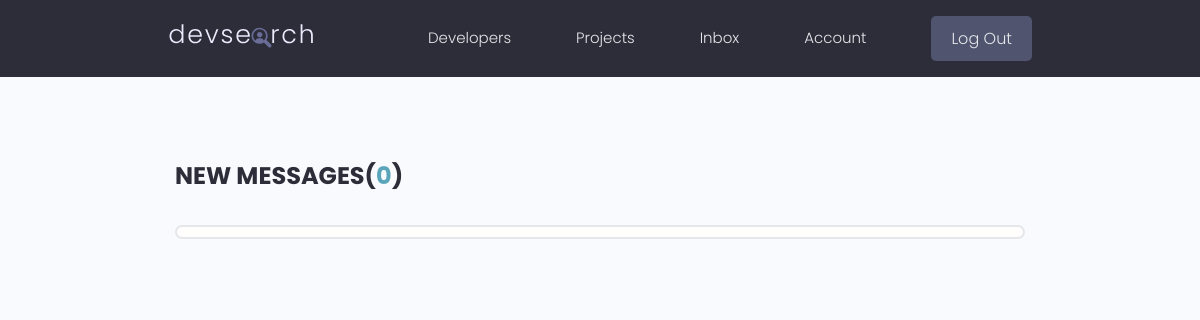
The app's page /inbox/ (signed in), older data.
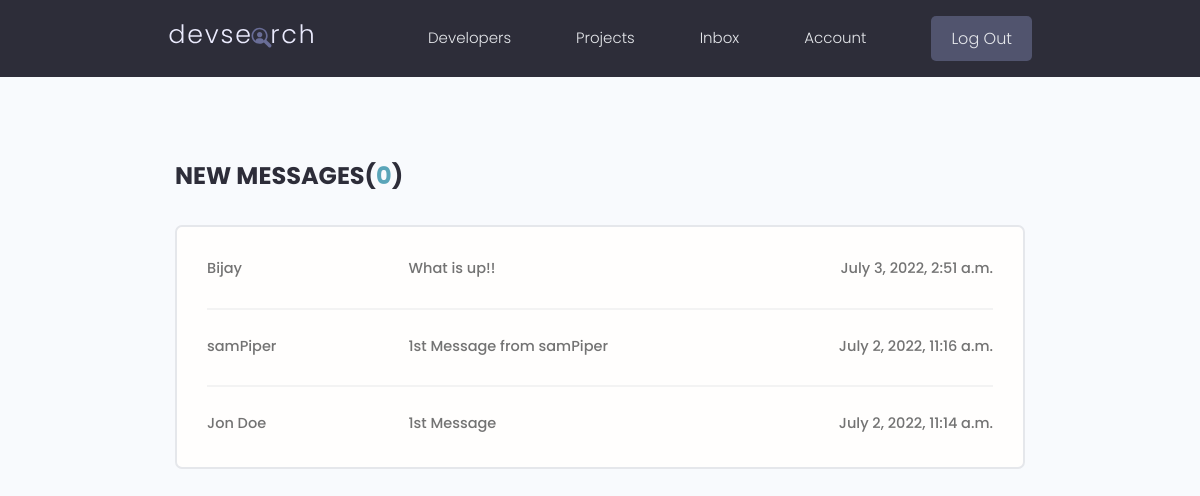
The same page, newer data.
### users/models.py (models this page shows, shortened)
class Message(models.Model):
    sender= models.ForeignKey(Profile, on_delete=models.SET_NULL, null=True, blank=True)
    recipient= models.ForeignKey(Profile, on_delete=models.SET_NULL, null=True, blank=True, related_name='messages')
    name= models.CharField(max_length=200, null= True, blank=True)
    email= models.CharField(max_length=200, null= True, blank=True)
    subject= models.CharField(max_length=200, null= True, blank=True)
    body= models.TextField(default='Hey')
    is_read=models.BooleanField(default=False, null=True)
    created= models.DateTimeField(auto_now_add=True)
    id= models.UUIDField(default=uuid.uuid4, unique=True, primary_key=True, editable=False)
    class Meta:
        ordering=['is_read', '-created']

### users/views.py (the view)
# urls.py: path('inbox/', views.inbox, name='inbox'),
@login_required(login_url='login')
def inbox(request):
    profile= request.user.profile
    messageRequests= profile.messages.all()
    unreadCount=  messageRequests.filter(is_read=False).count()
    context={'messageRequests': messageRequests, 'unreadCount': unreadCount}
    return render(request, 'users/inbox.html', context)

### users/templates/users/inbox.html
{% extends 'main.html' %}
{% block content %}
  <main class="inbox my-xl">
    <div class="content-box">
      <h3 class="inbox__title">New Messages(<span>{{unreadCount}}</span>)</h3>
      <ul class="messages">
        {% for message in messageRequests %}
        {% if message.is_read == False%}
        <li class="message message--unread">
          {% else %}
          <li class="message">
          {% endif %}
          <a href="{% url 'message' message.id %}">
            <span class="message__author">{{message.name}}</span>
            <span class="message__subject">{{message.subject}}</span>
            <span class="message__date">{{message.created}}</span>
          </a>
        </li>
{% endfor %}
      </ul>
    </div>
  </main>
  {% endblock content %}

Row changes from the older to the newer data that the page shows:
added Message: name "Bijay", subject "What is up!!", created "July 3, 2022, 2:51 a.m."
added Message: name "samPiper", subject "1st Message from samPiper", created "July 2, 2022, 11:16 a.m."
added Message: name "Jon Doe", subject "1st Message", created "July 2, 2022, 11:14 a.m."
